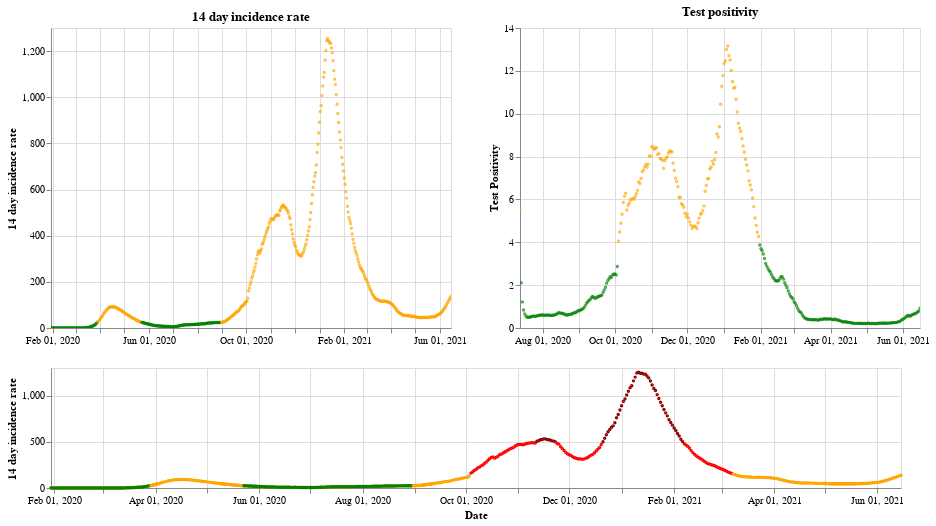

Notebook code for this chart:
### Markdown cell above
## England

### Code cell
plot_traffic_light('England')

### Figure 1 — Vega-Lite specification as saved in the notebook (floating-point values rounded to 4 significant figures; data arrays with more than 128 entries replaced by an {"elided": "..."} marker saying what was removed)
{"config": {"view": {"continuousWidth": 400, "continuousHeight": 300}}, "vconcat": [{"hconcat": [{"mark": {"type": "point", "size": 2}, "encoding": {"color": {"condition": {"value": "green", "test": "(datum.twoWeeklyCasesRate <= 25)"}, "value": "orange"}, "tooltip": [{"type": "nominal", "field": "areaName"}, {"type": "temporal", "field": "date"}, {"type": "quantitative", "field": "twoWeeklyCasesRate"}, {"type": "quantitative", "field": "testPositivity"}], "x": {"type": "temporal", "axis": {"title": ""}, "field": "date", "scale": {"domain": {"selection": "DateBrush"}}, "timeUnit": "yearmonthdate"}, "y": {"type": "quantitative", "axis": {"title": "14 day incidence rate"}, "field": "twoWeeklyCasesRate"}}, "title": "14 day incidence rate", "width": 400}, {"mark": {"type": "point", "size": 2}, "encoding": {"color": {"condition": {"value": "green", "test": "(datum.testPositivity <= 4)"}, "value": "orange"}, "tooltip": [{"type": "nominal", "field": "areaName"}, {"type": "temporal", "field": "date"}, {"type": "quantitative", "field": "twoWeeklyCasesRate"}, {"type": "quantitative", "field": "testPositivity"}], "x": {"type": "temporal", "axis": {"title": ""}, "field": "date", "scale": {"domain": {"selection": "DateBrush"}}, "timeUnit": "yearmonthdate"}, "y": {"type": "quantitative", "axis": {"title": "Test Positivity"}, "field": "testPositivity"}}, "title": "Test positivity", "width": 400}]}, {"layer": [{"mark": {"type": "point", "size": 2}, "encoding": {"color": {"condition": {"value": "orange", "test": "((50 && datum.twoWeeklyCasesRate) < 150)"}, "value": "red"}, "opacity": {"condition": {"value": 1, "test": "((50 && datum.twoWeeklyCasesRate) < 500)"}, "value": 0}, "tooltip": [{"type": "nominal", "field": "areaName"}, {"type": "temporal", "field": "date"}, {"type": "quantitative", "field": "twoWeeklyCasesRate"}, {"type": "quantitative", "field": "testPositivity"}], "x": {"type": "temporal", "axis": {"title": "Date"}, "field": "date", "timeUnit": "yearmonthdate"}, "y": {"type": "quantitative", "axis": {"title": "14 day incidence rate"}, "field": "twoWeeklyCasesRate"}}, "selection": {"DateBrush": {"type": "interval", "encodings": ["x"], "fields": ["Time"]}}, "width": 850}, {"mark": {"type": "point", "size": 2}, "encoding": {"color": {"value": "darkred"}, "opacity": {"condition": {"value": 1, "test": "(datum.twoWeeklyCasesRate >= 500)"}, "value": 0}, "tooltip": [{"type": "nominal", "field": "areaName"}, {"type": "temporal", "field": "date"}, {"type": "quantitative", "field": "twoWeeklyCasesRate"}, {"type": "quantitative", "field": "testPositivity"}], "x": {"type": "temporal", "axis": {"title": "Date"}, "field": "date", "timeUnit": "yearmonthdate"}, "y": {"type": "quantitative", "axis": {"title": "14 day incidence rate"}, "field": "twoWeeklyCasesRate"}}, "width": 400}, {"mark": {"type": "point", "size": 2}, "encoding": {"color": {"condition": {"value": "green", "test": "((4 && datum.twoWeeklyCasesRate) < 25)"}, "value": "orange"}, "opacity": {"condition": {"value": 1, "test": "(datum.twoWeeklyCasesRate < 50)"}, "value": 0}, "tooltip": [{"type": "nominal", "field": "areaName"}, {"type": "temporal", "field": "date"}, {"type": "quantitative", "field": "twoWeeklyCasesRate"}, {"type": "quantitative", "field": "testPositivity"}], "x": {"type": "temporal", "axis": {"title": "Date"}, "field": "date", "timeUnit": "yearmonthdate"}, "y": {"type": "quantitative", "axis": {"title": "14 day incidence rate"}, "field": "twoWeeklyCasesRate"}}, "width": 400}], "height": 120, "width": 800}], "data": {"name": "data-855beebdb4d7bf3956f3df09ad478cd3"}, "$schema": "https://vega.github.io/schema/vega-lite/v4.8.1.json", "datasets": {"data-855beebdb4d7bf3956f3df09ad478cd3": {"elided": "503 records"}}}
